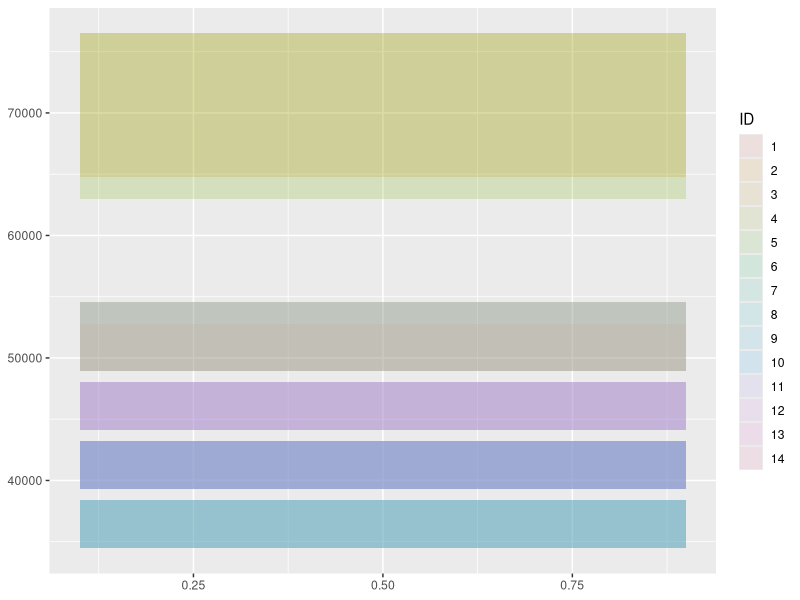
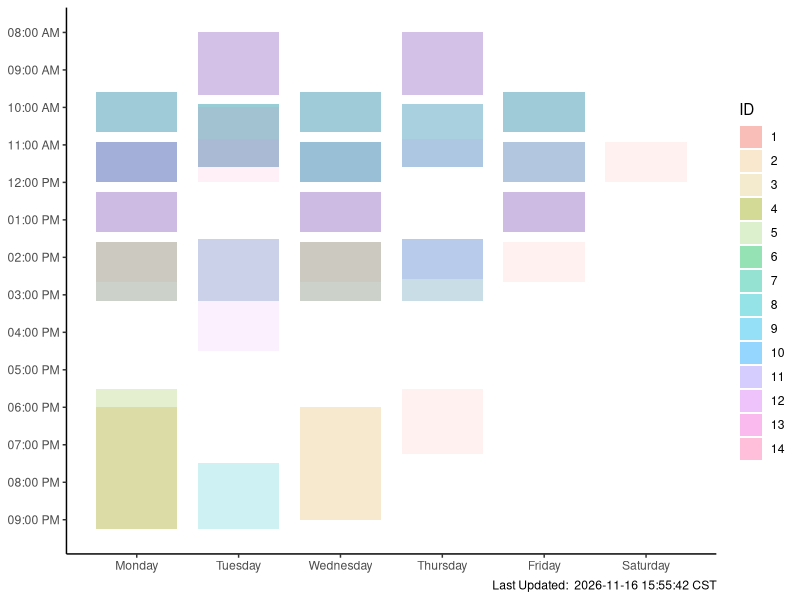

The R script that drew these images, in order:
## ---- chunk 1
knitr::opts_chunk$set(echo = FALSE)

library(dplyr)
library(ggplot2)
library(lubridate)
library(hms)

Schedule <- read.csv("Schedule.csv", colClasses = c("TUESDAY_IND"="character","FRIDAY_IND"="character"))

## standardizing types
Schedule$ID <- as.factor(Schedule$ID)

Schedule$MONDAY_IND[Schedule$MONDAY_IND == "NULL" | is.na(Schedule$MONDAY_IND)] <- ''
Schedule$TUESDAY_IND[Schedule$TUESDAY_IND == "NULL"| is.na(Schedule$TUESDAY_IND)] <- ''
Schedule$WEDNESDAY_IND[Schedule$WEDNESDAY_IND == "NULL"| is.na(Schedule$WEDNESDAY_IND)] <- ''
Schedule$THURSDAY_IND[Schedule$THURSDAY_IND == "NULL"| is.na(Schedule$THURSDAY_IND)] <- ''
Schedule$FRIDAY_IND[Schedule$FRIDAY_IND == "NULL"| is.na(Schedule$FRIDAY_IND)] <- ''
Schedule$SATURDAY_IND[Schedule$SATURDAY_IND == "NULL"| is.na(Schedule$SATURDAY_IND)] <- ''
Schedule$SUNDAY_IND[Schedule$SUNDAY_IND == "NULL"| is.na(Schedule$SUNDAY_IND)] <- ''

# same individual cannot be in two places -- if you have to account for "double booking" you could incorporate an event ID and modify this 
Schedule <- Schedule %>% unique() 


DayPlotter <- function(SliceDF, xcent) {
  if (nrow(SliceDF) == 0) {r <- geom_blank()}
  else {
    ## add a faint rectangle for each Schedule item, stretching from begin time down to end time, with width = .8
    ## sprint f --> to string but adds leading zero when needed
    ## as.POSIXct converts to datetime, which gets the HH:MM required for hm() -- there may be a way to do this in sprintf but I can't figure it out
    ## substr gets the h/m from the time, hm formats to hms, as.numeric formats to numeric for the axis plotting
    r <- geom_rect(SliceDF, 
              mapping=aes(
                ymin = (sprintf("%04.0f", BEGIN_TIME) %>% as.POSIXct(format="%H%M") %>% substr(12, 16) %>% hm() %>% as.numeric()),
                ymax= (sprintf("%04.0f", END_TIME) %>% as.POSIXct(format="%H%M") %>% substr(12, 16) %>% hm() %>% as.numeric()),
                xmin = xcent - .4,
                xmax = xcent + .4,
                fill = ID,
              ),
              alpha = .1
         )
  }
  r
}
 

SchedulePlotter <- function(SchedDF) {
    ## for Y axis ticks -- configure based on min/max timeframe in your data
    labs <- c("7:00", "8:00", "9:00","10:00","11:00","12:00","13:00","14:00","15:00","16:00","17:00", "18:00", "19:00", "20:00", "21:00") 
    nums <- labs %>% hm() %>% as.numeric() # y axis will be based on numeric time behind the scenes
    
    plot <- ggplot() + 
    ## plots the rectangles for each day between n.1-n.9 of each x axis integer
    DayPlotter(SchedDF[which(SchedDF$MONDAY_IND == "M"),], .5) + 
    DayPlotter(SchedDF[which(SchedDF$TUESDAY_IND == "T"),],  1.5) + 
    DayPlotter(SchedDF[which(SchedDF$WEDNESDAY_IND == "W"),], 2.5) + 
    DayPlotter(SchedDF[which(SchedDF$THURSDAY_IND == "R"),], 3.5) + 
    DayPlotter(SchedDF[which(SchedDF$FRIDAY_IND == "F"),], 4.5) + 
    DayPlotter(SchedDF[which(SchedDF$SATURDAY_IND == "S"),], 5.5) + 
    DayPlotter(SchedDF[which(SchedDF$SUNDAY_IND == "U"),], 6.5) +
    scale_y_reverse(breaks=nums,
                    labels = format(as.POSIXct(labs, format="%H:%M"), '%I:%M %p')) +  # uses breaks/nums for axis
    theme_classic() +
    # only use if incorporating a shifting data source & running query alongside R process
    labs(caption = paste("Last Updated: ", format(Sys.time(), tz="America/Chicago",usetz=TRUE))) 
    
    ## add sunday axis labels only if those entries exist 
    if (length(SchedDF[which(SchedDF$SUNDAY_IND == "U"),]$ID) != 0) {
        plot <- plot +  
                scale_x_continuous(breaks=c(0.5,1.5,2.5,3.5,4.5,5.5, 6.5),
                                   labels=c("Monday", "Tuesday", "Wednesday","Thursday", "Friday", "Saturday", "Sunday")) 
    }
    
    ## add saturday  axis labels only if those entries exist & Sunday entries do not
    if (length(SchedDF[which(SchedDF$SATURDAY_IND == "S"),]$ID) != 0 && length(SchedDF[which(SchedDF$SUNDAY_IND == "U"),]$ID) == 0) {
        plot <- plot + 
                scale_x_continuous(breaks=c(0.5,1.5,2.5,3.5,4.5,5.5),
                                   labels=c("Monday", "Tuesday", "Wednesday","Thursday", "Friday", "Saturday")) 
    } 
    

    
    ## label x axis if no saturday / sunday entries
    if (length(SchedDF[which(SchedDF$SATURDAY_IND == "S"),]$ID) == 0 && length(SchedDF[which(SchedDF$SUNDAY_IND == "U"),]$ID) == 0) {
        plot <- plot  + scale_x_continuous(breaks=c(0.5,1.5,2.5,3.5,4.5),
                                           labels=c("Monday", "Tuesday", "Wednesday","Thursday", "Friday"))  
    }
    plot
}
## ---- chunk 2
ggplot() + Schedule %>% filter(MONDAY_IND == "M") %>% DayPlotter(.5)
## ---- chunk 3
Schedule %>% SchedulePlotter()
